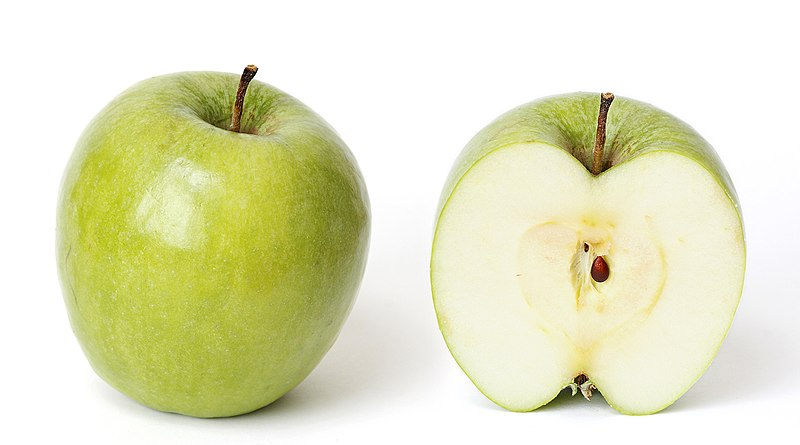
#> input picture 02_Image_Processing/apples.jpg, 800 x 445 px
$ jupyter execute 13_colorSpace_covertion.ipynb   (older library calls are emulated)
#> lines starting #> are read from the running program, lines starting #| are printed output that depends on the picture
[cell 1]
# Python program to explain cv2.cvtColor() method

# importing cv2
import cv2

# Reading an image in default mode
src = cv2.imread('apples.jpg')
#> src is the input picture: shape (445, 800, 3); mean B, G, R 194.3, 228.9, 227.9

# Window name in which image is displayed
window_name = 'Image'

# Using cv2.cvtColor() method
# Using cv2.COLOR_BGR2HSV color space
# conversion code
image = cv2.cvtColor(src, cv2.COLOR_BGR2HSV )
#> image: shape (445, 800, 3); mean H, S, V 22.3, 47.4, 230

# Displaying the image
cv2.imshow(window_name, image)
# De-allocate any associated memory usage
cv2.waitKey(0)
cv2.destroyAllWindows()

[cell 2]
# Python program to read image
# as YCrCb color space

# Import cv2 module
import cv2

# Reads the image
img = cv2.imread('flower.png')
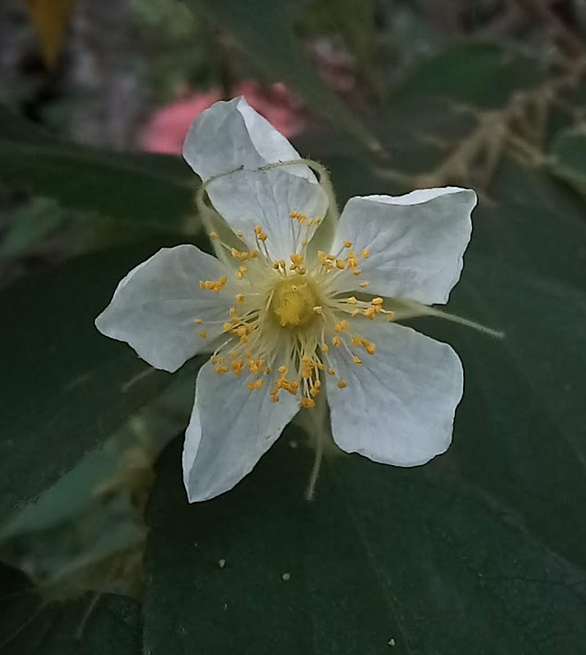
#> input picture 02_Image_Processing/flower.png, 586 x 655 px
#> img is the input picture: shape (655, 586, 3); mean B, G, R 56.7, 69.1, 60

# Convert to YCrCb color space
img = cv2.cvtColor(img, cv2.COLOR_BGR2YCrCb)
#> img: shape (655, 586, 3); mean of channels 0, 1, 2 65, 124.4, 123.3

# Shows the image
cv2.imshow('image', img)

cv2.waitKey(0)
cv2.destroyAllWindows()

[cell 3]
# Python program to read image
# as HSV color space

# Importing cv2 module
import cv2

# Reads the image
img = cv2.imread('flower.png')

# Converts to HSV color space
img = cv2.cvtColor(img, cv2.COLOR_BGR2HSV)
#> img: shape (655, 586, 3); mean H, S, V 60.4, 77.3, 71.3

# Shows the image
cv2.imshow('image', img)

cv2.waitKey(0)
cv2.destroyAllWindows()

[cell 4]
# Python program to read image
# as LAB color space

# Importing cv2 module
import cv2

# Reads the image
img = cv2.imread('flower.png')

# Converts to LAB color space
img = cv2.cvtColor(img, cv2.COLOR_BGR2LAB)
#> img: shape (655, 586, 3); mean of channels 0, 1, 2 70.2, 121.5, 134.5

# Shows the image
cv2.imshow('image', img)

cv2.waitKey(0)
cv2.destroyAllWindows()

[cell 5]
# Python program to read image
# as EdgeMap

# Importing cv2 module
import cv2

# Reads the image
img = cv2.imread('flower.png')


laplacian = cv2.Laplacian(img, cv2.CV_64F)
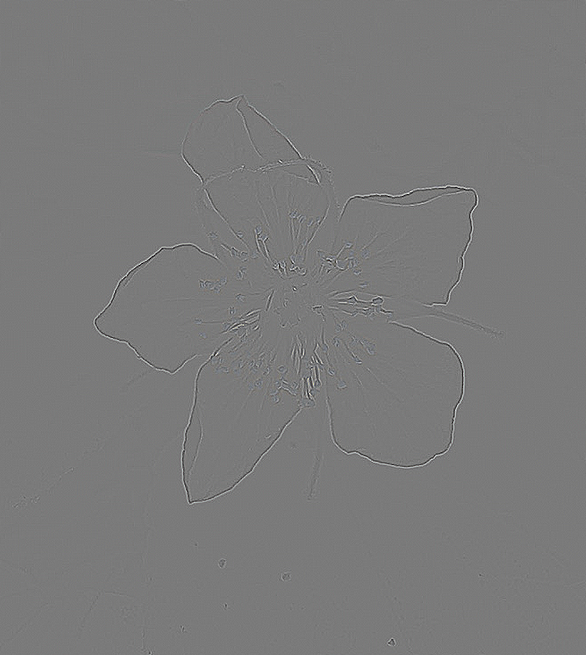
#> laplacian: shape (655, 586, 3) float64; mean B, G, R 0, 0, 0; drawn with min black and max white
cv2.imshow('EdgeMap', laplacian)
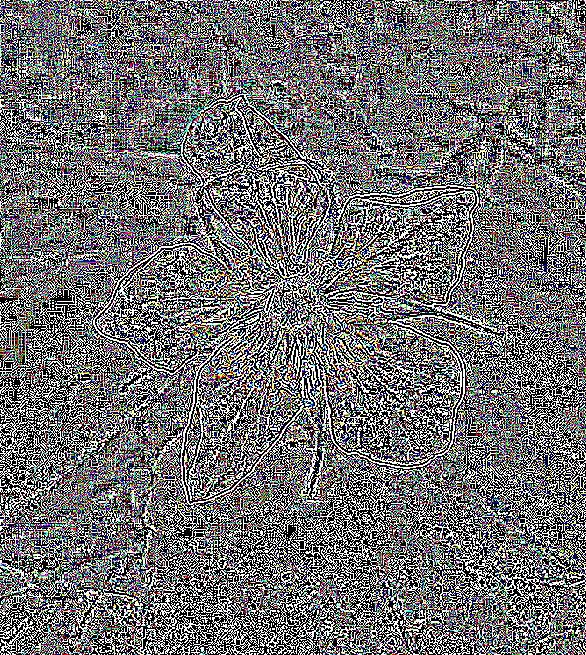
#> window 'EdgeMap': shape (655, 586, 3); mean B, G, R 111.7, 111.4, 111.9

cv2.waitKey(0)
cv2.destroyAllWindows()

[cell 6]
# Python program to visualize
# Heat map of image

# Importing matplotlib and cv2
import matplotlib.pyplot as plt
import cv2

# reads the image
img = cv2.imread('flower.png')
heatmap = cv2.applyColorMap(img, cv2.COLORMAP_HOT)
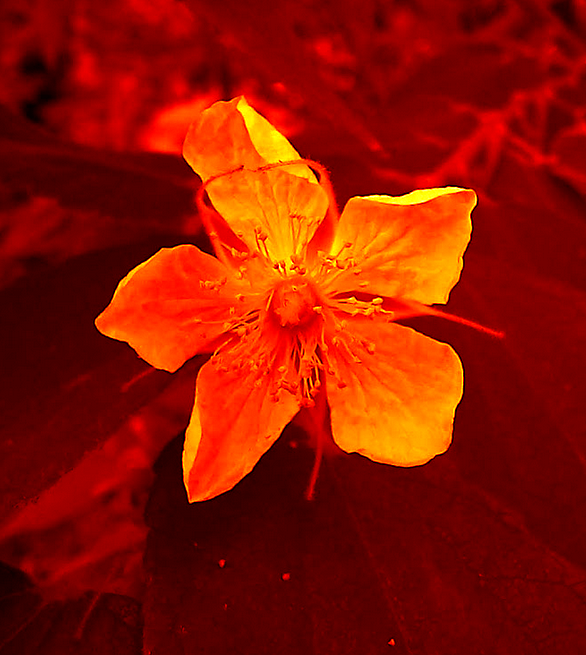
#> heatmap: shape (655, 586, 3); mean B, G, R 0.1, 19.9, 142.5

# Displays the heatmap
cv2.imshow('Heatmap', heatmap)
cv2.waitKey(0)
cv2.destroyAllWindows()

[cell 7]
import cv2
import numpy as np

# Reads the spectral image
img = cv2.imread('apples.jpg', -1)

# Applies a color map to the image
mapped_img = cv2.applyColorMap(np.uint8(img), cv2.COLORMAP_JET)
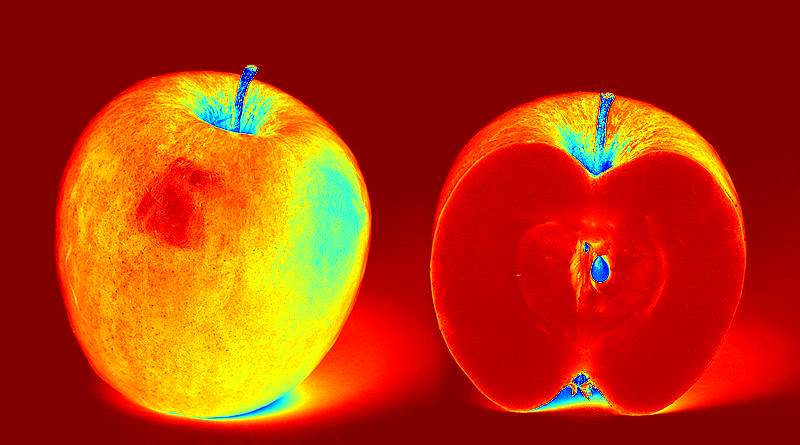
#> mapped_img: shape (445, 800, 3); mean B, G, R 7.1, 51, 181.5

# Displays the result
cv2.imshow('Spectral Image Map', mapped_img)
cv2.waitKey(0)
cv2.destroyAllWindows()
